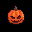

A 2D game scene composited from a Tiled map and its tileset images. What follows is a short description and the map's XML, with every tile layer's data as written:
An orthogonal 1x1 tile map with 32x32 px tiles, 1 tile layer (Tile Layer 1).

<map version="1.9" tiledversion="1.9.2" orientation="orthogonal" renderorder="right-down" width="1" height="1" tilewidth="32" tileheight="32" infinite="0" nextlayerid="2" nextobjectid="1">
 <tileset firstgid="1" source="../32x32_Halloween_Free/32x32_Halloween_Free.tsx" />
 <layer id="1" name="Tile Layer 1" width="1" height="1">
  <data encoding="csv">
12
</data>
 </layer>
</map>
